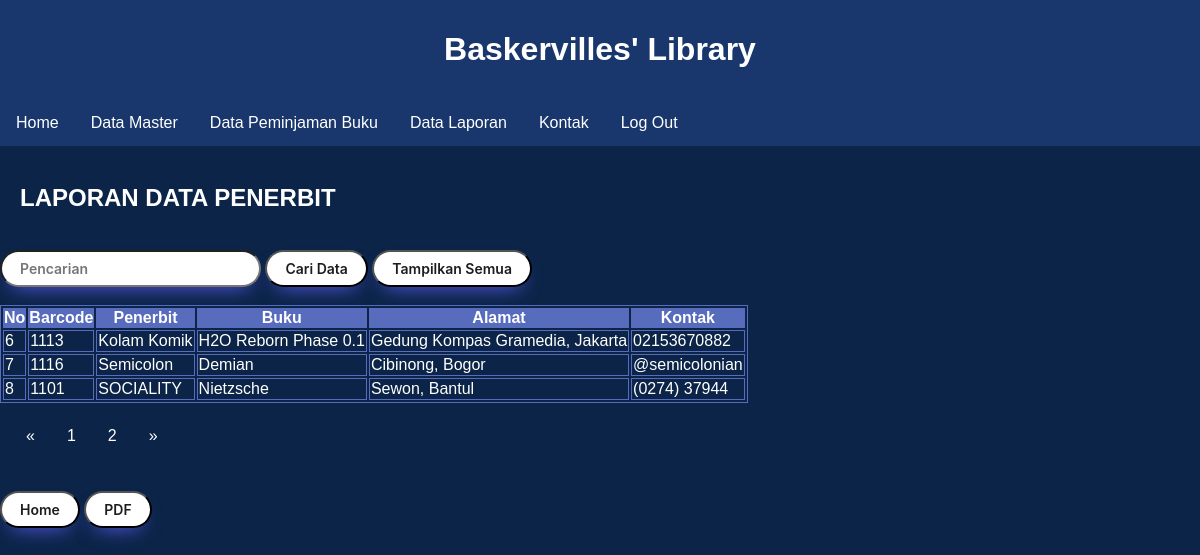
Before: /lihat_penerbit.php?halaman=2 with the older database file.
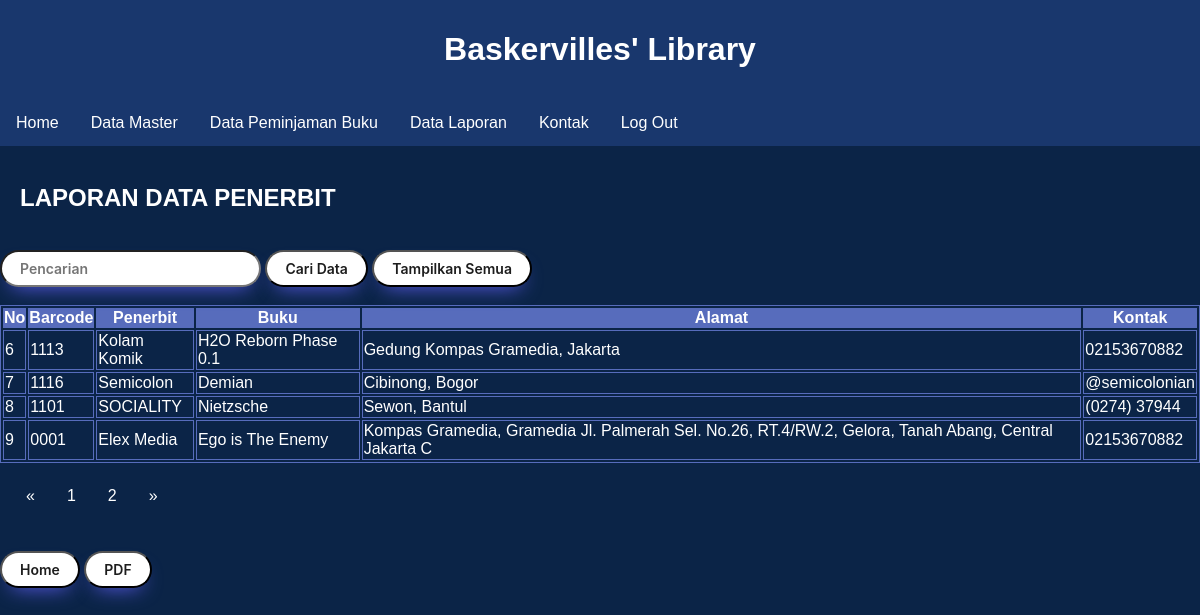
After: the same page with the newer database file.
### tables this page shows
CREATE TABLE `penerbit` (
  `No` int(15) NOT NULL AUTO_INCREMENT,
  `Barcode` varchar(15) NOT NULL,
  `Penerbit` text NOT NULL,
  `Buku` text NOT NULL,
  `Alamat` text NOT NULL,
  `Telepon` varchar(15) NOT NULL DEFAULT '',
  PRIMARY KEY (`No`),
  KEY `Barcode` (`Barcode`),
  CONSTRAINT `Barcode` FOREIGN KEY (`Barcode`) REFERENCES `buku` (`Barcode`) ON DELETE CASCADE ON UPDATE CASCADE
);

### lihat_penerbit.php (the view, shortened to what this page needs)
<!DOCTYPE html>
<html>
	<head>
	</head>
<body>
<header>
	<h1>Baskervilles' Library</h1>
</header>
	<nav class="header">
		<div class="menu-dropmenu">
			<ul>
				<li><a href="home.php">Home</a></li>
				<li class="dropdown"><a href="#">Data Master</a>
				</li>
				<li class="dropdown"><a href="#">Data Peminjaman Buku</a>
				</li>
				<li class="dropdown"><a href="#">Data Laporan</a>
				</li>
				<li><a href="kontak.php">Kontak</a></li>
				<li><a href="log-out.php">Log Out</a></li>
			</ul>
		</div>
	</nav>
<br>
<?php
require_once'koneksi.php';
$no = 1;
?>
<?php
	$batas = 5;
	$halaman = isset($_GET['halaman'])?(int)$_GET['halaman'] : 1;
	$halaman_awal = ($halaman>1) ? ($halaman * $batas) - $batas : 0;
	$previous = $halaman - 1;
	$next = $halaman + 1;
	$data = mysqli_query($db,"select * from penerbit");
	$jumlah_data = mysqli_num_rows($data);
	$total_halaman = ceil($jumlah_data / $batas);
	$data_buku = mysqli_query($db,"select * from penerbit limit $halaman_awal, $batas");
?>
<h2><font color="white">LAPORAN DATA PENERBIT</font></h2>
<br>
	<form method="post">
		<input type="text" name="nt" placeholder="Pencarian">
		<input type="submit" name="submit" value="Cari Data">
		<input type="button" onclick="location.href='lihat_penerbit.php';" value="Tampilkan Semua"
	<form>
<br/>
<br/>
	<div class = "container">
	<table class="table table-bordered">
		<thead class="thead-dark">
			<tr>
				<th>No</th>
				<th>Barcode</th>
				<th>Penerbit</th>
				<th>Buku</th>
				<th>Alamat</th>
				<th>Kontak</th>
			</tr>
		</thead>
		<tbody>
				<?php
			if (isset($_POST['submit'])) {
			$cari = $_POST['nt'];
			$query2 = "SELECT * FROM penerbit WHERE barcode LIKE '%$cari%' OR penerbit LIKE '%$cari%' OR buku LIKE '%$cari%' OR alamat LIKE '%$cari%' OR telepon LIKE '%$cari%'";
			$sql = mysqli_query($db, $query2);
			$jumlah_hasil = mysqli_num_rows($sql);
				if ($jumlah_hasil > 0) {
					while ($r = mysqli_fetch_array($sql)) {
					?>
						<script language="JavaScript">
							alert('Data ditemukan!');
						</script>
						<tr>
							<td><?php echo $no++ ?></td>
							<td><?php echo $r['Barcode']; ?></td>
							<td><?php echo $r['Penerbit']; ?></td>
							<td><?php echo $r['Buku']; ?></td>
							<td><?php echo $r['Alamat']; ?></td>
							<td><?php echo $r['Telepon']; ?></td>
						</tr>
					<?php
					}
				} else {
					?>
						<script language="JavaScript">
							alert('Data tidak ditemukan!');
						</script>
					<?php
				}
		} else {
				while ($d = mysqli_fetch_array($data_buku)) {
					?>
					<tr>
						<td><?php echo $d['No']; ?></td>
						<td><?php echo $d['Barcode']; ?></td>
						<td><?php echo $d['Penerbit']; ?></td>
						<td><?php echo $d['Buku']; ?></td>
						<td><?php echo $d['Alamat']; ?></td>
						<td><?php echo $d['Telepon']; ?></td>
					</tr>
					<?php
				}
			}
			?>
	</tbody>
	</table>
	<nav>
			<ul class="pagination justify-content-center">
					<a class="page-link" <?php if($halaman > 1){ echo "href='?halaman=$previous'"; } ?>>&laquo;</a>
				<?php
				for($x=1;$x<=$total_halaman;$x++){
					?>
					<a class="page-link" href="?halaman=<?php echo $x ?>"><?php echo $x; ?></a>
					<?php
				}
				?>
					<a  class="page-link" <?php if($halaman < $total_halaman) { echo "href='?halaman=$next'"; } ?>>&raquo</a>
			</ul>
		</nav>
</div>
	<br>
	<tr height="46">
			<td>
				<input type="button" onclick="location.href='home.php';" value="Home"
			</td>
			<td>
				<input type = "button" onclick="location.href='laporan-penerbit.php';" value = "PDF"
			</td>
		</tr>
</body>
</html>

Changed rows visible on the page:
added penerbit: No "9", Barcode "0001", Penerbit "Elex Media", Buku "Ego is The Enemy", Alamat "Kompas Gramedia, Gramedia Jl. Palmerah Sel. No.26, RT.4/RW.2, Gelora, Tanah Abang, Central Jakarta C", Telepon "02153670882"
